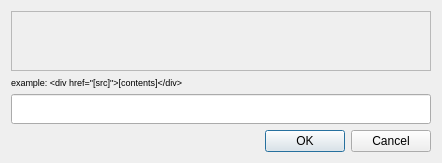
<?xml version="1.0" encoding="UTF-8"?>
<ui version="4.0">
 <class>OutputDialog</class>
 <widget class="QDialog" name="OutputDialog">
  <property name="geometry">
   <rect>
    <x>0</x>
    <y>0</y>
    <width>442</width>
    <height>159</height>
   </rect>
  </property>
  <property name="windowTitle">
   <string>Output</string>
  </property>
  <layout class="QGridLayout" name="gridLayout">
   <item row="0" column="0">
    <widget class="QScrollArea" name="scrollArea">
     <property name="sizePolicy">
      <sizepolicy hsizetype="Expanding" vsizetype="Preferred">
       <horstretch>0</horstretch>
       <verstretch>0</verstretch>
      </sizepolicy>
     </property>
     <property name="maximumSize">
      <size>
       <width>16777215</width>
       <height>60</height>
      </size>
     </property>
     <property name="widgetResizable">
      <bool>true</bool>
     </property>
     <widget class="QWidget" name="scrollAreaWidgetContents">
      <property name="geometry">
       <rect>
        <x>0</x>
        <y>0</y>
        <width>422</width>
        <height>57</height>
       </rect>
      </property>
      <property name="sizePolicy">
       <sizepolicy hsizetype="Preferred" vsizetype="Preferred">
        <horstretch>0</horstretch>
        <verstretch>0</verstretch>
       </sizepolicy>
      </property>
      <layout class="QHBoxLayout" name="horizontalLayout">
       <property name="leftMargin">
        <number>0</number>
       </property>
       <property name="topMargin">
        <number>0</number>
       </property>
       <property name="rightMargin">
        <number>0</number>
       </property>
       <property name="bottomMargin">
        <number>0</number>
       </property>
       <item>
        <widget class="QWidget" name="scrollWidget" native="true">
         <property name="sizePolicy">
          <sizepolicy hsizetype="Preferred" vsizetype="Preferred">
           <horstretch>0</horstretch>
           <verstretch>0</verstretch>
          </sizepolicy>
         </property>
         <layout class="QHBoxLayout" name="horizontalLayout_2"/>
        </widget>
       </item>
      </layout>
     </widget>
    </widget>
   </item>
   <item row="3" column="0">
    <widget class="QDialogButtonBox" name="buttonBox">
     <property name="orientation">
      <enum>Qt::Horizontal</enum>
     </property>
     <property name="standardButtons">
      <set>QDialogButtonBox::Cancel|QDialogButtonBox::Ok</set>
     </property>
    </widget>
   </item>
   <item row="2" column="0">
    <widget class="QLineEdit" name="lineEdit">
     <property name="minimumSize">
      <size>
       <width>0</width>
       <height>30</height>
      </size>
     </property>
    </widget>
   </item>
   <item row="1" column="0">
    <widget class="QLabel" name="label">
     <property name="font">
      <font>
       <pointsize>8</pointsize>
      </font>
     </property>
     <property name="text">
      <string>&lt;!DOCTYPE HTML PUBLIC &quot;-//W3C//DTD HTML 4.0//EN&quot; &quot;http://www.w3.org/TR/REC-html40/strict.dtd&quot;&gt;
&lt;html&gt;&lt;head&gt;&lt;meta name=&quot;qrichtext&quot; content=&quot;1&quot; /&gt;&lt;style type=&quot;text/css&quot;&gt;
p, li { white-space: pre-wrap; }
&lt;/style&gt;&lt;/head&gt;&lt;body style=&quot; font-family:'MS Shell Dlg 2'; font-size:8pt; font-weight:400; font-style:normal;&quot;&gt;
&lt;p style=&quot; margin-top:0px; margin-bottom:0px; margin-left:0px; margin-right:0px; -qt-block-indent:0; text-indent:0px;&quot;&gt;&lt;span style=&quot; font-size:7pt;&quot;&gt;example: &amp;lt;div href=&amp;quot;[src]&amp;quot;&amp;gt;[contents]&amp;lt;/div&amp;gt;&lt;/span&gt;&lt;/p&gt;&lt;/body&gt;&lt;/html&gt;</string>
     </property>
    </widget>
   </item>
  </layout>
 </widget>
 <resources/>
 <connections>
  <connection>
   <sender>buttonBox</sender>
   <signal>accepted()</signal>
   <receiver>OutputDialog</receiver>
   <slot>accept()</slot>
   <hints>
    <hint type="sourcelabel">
     <x>248</x>
     <y>254</y>
    </hint>
    <hint type="destinationlabel">
     <x>157</x>
     <y>274</y>
    </hint>
   </hints>
  </connection>
  <connection>
   <sender>buttonBox</sender>
   <signal>rejected()</signal>
   <receiver>OutputDialog</receiver>
   <slot>reject()</slot>
   <hints>
    <hint type="sourcelabel">
     <x>316</x>
     <y>260</y>
    </hint>
    <hint type="destinationlabel">
     <x>286</x>
     <y>274</y>
    </hint>
   </hints>
  </connection>
 </connections>
</ui>
